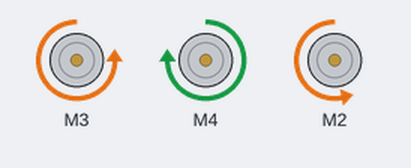
The sketch below on a simulated Arduino Uno, built with avr-gcc and run on an emulated ATmega328P. On the bench: 3 × DC motor (green arrow = forward, orange = backward, longer = faster).

Above: at 0.1 s.
Timing chart, 0 to 1.6 s (numbered marks = the images above):
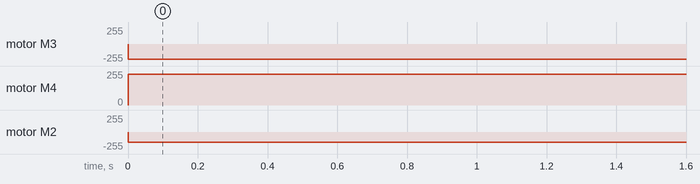

The sketch:

DC_Motor_Code.ino
```cpp
#include <AFMotor.h>

AF_DCMotor motor(3);

AF_DCMotor motora(4);

AF_DCMotor motorb(2);
void setup() {
  // put your setup code here, to run once:

}

void loop() {
  // put your main code here, to run repeatedly:
  motor.setSpeed(1000);
  motora.setSpeed(1000);
  motorb.setSpeed(150);

  motor.run(BACKWARD);
  motora.run(FORWARD);
  motorb.run(BACKWARD);


}
```

Measured:
- by itself, motor M3: stopped → backward 232/255 at 0.00 s
- by itself, motor M4: stopped → forward 232/255 at 0.00 s
- by itself, motor M2: stopped → backward 150/255 at 0.00 s
